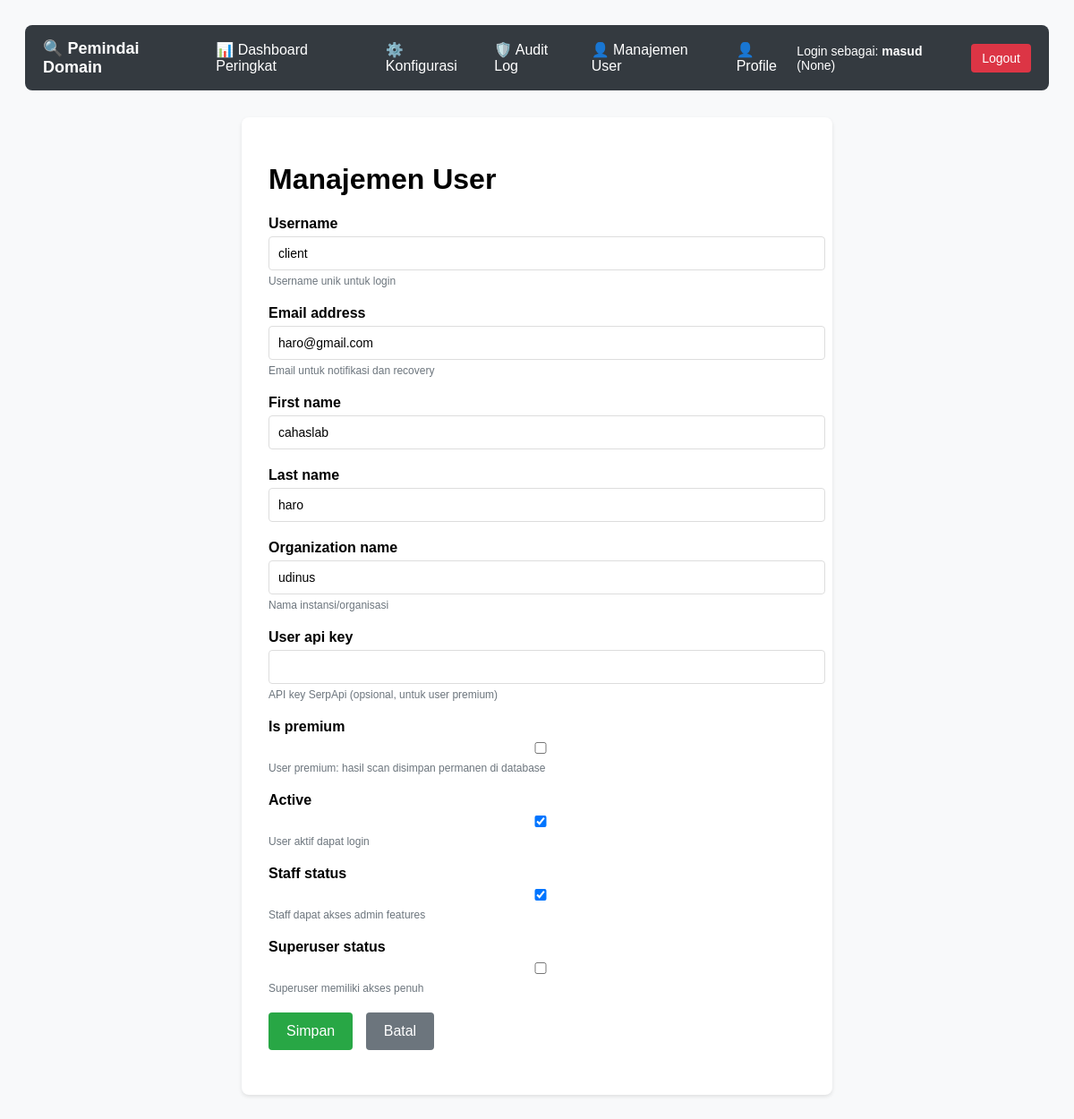
/scanner/users/2/edit/ (signed in), run on the app's committed database.
### scanner/models.py (models this page shows, shortened)
class CustomUser(AbstractUser):
    ROLE_CHOICES = [
        ('user', 'User'),
        ('moderator', 'Moderator'),
        ('admin', 'Administrator'),
        ('superuser', 'Superuser'),
    ]
    organization_name = models.CharField(max_length=100, blank=True, null=True)
    user_api_key = models.CharField(max_length=255, blank=True, null=True, help_text="SerpApi key milik user/instansi (jika ada)")
    role = models.CharField(
        max_length=20,
        choices=ROLE_CHOICES,
        default='user',
        help_text='Role pengguna untuk kontrol akses'
    )
    is_premium = models.BooleanField(
        default=False,
        help_text='Apakah user memiliki akses premium (permanent storage)'
    )
    @property
    def is_admin(self):
        return self.role in ['admin', 'superuser'] or self.is_superuser

### scanner/views.py (the view)
# urls.py: path('users/<int:user_id>/edit/', views.user_edit_view, name='user_edit'),
@login_required
def user_edit_view(request, user_id):
    if not request.user.is_admin:
        messages.error(request, 'Anda tidak memiliki izin untuk mengakses halaman ini.')
        return redirect('scanner:scanner_page')
    user = get_object_or_404(User, id=user_id)
    if request.method == 'POST':
        form = CustomUserChangeForm(request.POST, instance=user)
        if form.is_valid():
            form.save()
            messages.success(request, 'Pengguna berhasil diperbarui.')
            return redirect('scanner:users')
    else:
        form = CustomUserChangeForm(instance=user)
    return render(request, 'scanner/user_form.html', {'form': form})

### scanner/forms.py
class CustomUserChangeForm(UserChangeForm):
    password = None  # Remove password field from change form
    class Meta:
        model = User
        fields = ('username', 'email', 'first_name', 'last_name', 'organization_name', 'user_api_key', 'is_premium', 'is_active', 'is_staff', 'is_superuser')
    def __init__(self, *args, **kwargs):
        super().__init__(*args, **kwargs)
        self.fields['username'].help_text = "Username unik untuk login"
        self.fields['email'].help_text = "Email untuk notifikasi dan recovery"
        self.fields['organization_name'].help_text = "Nama instansi/organisasi"
        self.fields['user_api_key'].help_text = "API key SerpApi (opsional, untuk user premium)"
        self.fields['is_premium'].help_text = "User premium: hasil scan disimpan permanen di database"
        self.fields['is_active'].help_text = "User aktif dapat login"
        self.fields['is_staff'].help_text = "Staff dapat akses admin features"
        self.fields['is_superuser'].help_text = "Superuser memiliki akses penuh"

### scanner/context_processors.py (called while the page is built)
def partnerships(request):
    context = {}
    try:
        from scanner.models import Partnership
        partnerships_list = Partnership.objects.filter(is_active=True).order_by('display_order', 'name')
        context['partnerships'] = partnerships_list
    except Exception as e:
        logger.warning(f"Error loading partnerships: {e}", exc_info=True)
        context['partnerships'] = []
    return context

### scanner/templates/scanner/user_form.html (shortened to what this page needs)
<!DOCTYPE html>
<html>
<head>
</head>
<body>
    <nav style="background: #343a40; color: white; padding: 15px 0; margin-bottom: 30px; border-radius: 8px;">
        <div style="max-width: 1200px; margin: 0 auto; padding: 0 20px;">
            <div style="display: flex; justify-content: space-between; align-items: center;">
                <div style="display: flex; gap: 20px; align-items: center;">
                    <a href="{% url 'scanner:scanner_page' %}" style="color: white; text-decoration: none; font-weight: bold; font-size: 18px;">🔍 Pemindai Domain</a>
                    <a href="{% url 'scanner:dashboard' %}" style="color: white; text-decoration: none;">📊 Dashboard Peringkat</a>
                    <a href="{% url 'scanner:config' %}" style="color: white; text-decoration: none;">⚙️ Konfigurasi</a>
                    <a href="{% url 'scanner:audit' %}" style="color: white; text-decoration: none;">🛡️ Audit Log</a>
                    <a href="{% url 'scanner:users' %}" style="color: white; text-decoration: none;">👤 Manajemen User</a>
                    <a href="{% url 'scanner:profile' %}" style="color: white; text-decoration: none;">👤 Profile</a>
                </div>
                <div style="display: flex; align-items: center; gap: 15px;">
                    <span style="font-size: 14px;">Login sebagai: <strong>{{ user.username }}</strong> ({{ user.organization_name }})</span>
                    <form method="post" action="{% url 'scanner:logout' %}" style="display: inline;">
                        <button type="submit" class="logout-btn" style="background: #dc3545; color: white; padding: 8px 12px; border: none; border-radius: 4px; font-size: 14px; cursor: pointer;">Logout</button>
                    </form>
                </div>
            </div>
        </div>
    </nav>
    <div class="form-container">
        <h1>{% if title %}{{ title }}{% else %}Manajemen User{% endif %}</h1>
        <form method="post">
            {% for field in form %}
            <div class="form-group">
                <label for="{{ field.id_for_label }}">{{ field.label }}</label>
                {{ field }}
                {% if field.help_text %}
                <div class="help-text">{{ field.help_text }}</div>
                {% endif %}
            </div>
            {% endfor %}
            <div class="form-group">
                <button type="submit" class="btn-submit">{{ submit_text|default:"Simpan" }}</button>
                <a href="{% url 'scanner:users' %}" class="btn-cancel">Batal</a>
            </div>
        </form>
    </div>
</body>
</html>

### scanner/templates/scanner/user_form.html (style rules this page uses)
body { font-family: sans-serif; padding: 20px; background-color: #f8f9fa; }
.logout-btn { padding: 8px 12px; background-color: #dc3545; color: white; border: none; border-radius: 3px; cursor: pointer; text-decoration: none; }
.form-container { background: white; padding: 30px; border-radius: 8px; box-shadow: 0 2px 4px rgba(0,0,0,0.1); max-width: 600px; margin: 0 auto; }
.form-group { margin-bottom: 20px; }
.form-group label { display: block; margin-bottom: 5px; font-weight: bold; }
.form-group input, .form-group select { width: 100%; padding: 10px; border: 1px solid #ddd; border-radius: 4px; font-size: 14px; }
.btn-submit { background: #28a745; color: white; padding: 12px 20px; border: none; border-radius: 4px; cursor: pointer; font-size: 16px; }
.btn-cancel { background: #6c757d; color: white; padding: 12px 20px; border: none; border-radius: 4px; cursor: pointer; font-size: 16px; text-decoration: none; display: inline-block; margin-left: 10px; }
.help-text { color: #6c757d; font-size: 12px; margin-top: 5px; }

### data on the page
CustomUser: username "masud", organization_name "None"
CustomUser: form "client" "haro@gmail.com" "cahaslab" "haro" "udinus" "☑" "☑"

### other printed values
{{ field.label }} "Username" "Email address" "First name" "Last name" "Organization name" "User api key" "Is premium" "Active" "Staff status" "Superuser status"
{{ field.help_text }} "Username unik untuk login" "Email untuk notifikasi dan recovery" "Nama instansi/organisasi" "API key SerpApi (opsional, untuk user premium)" "User premium: hasil scan disimpan permanen di database" "User aktif dapat login" "Staff dapat akses admin features" "Superuser memiliki akses penuh"
{{ submit_text|default:"Simpan" }} "Simpan"
